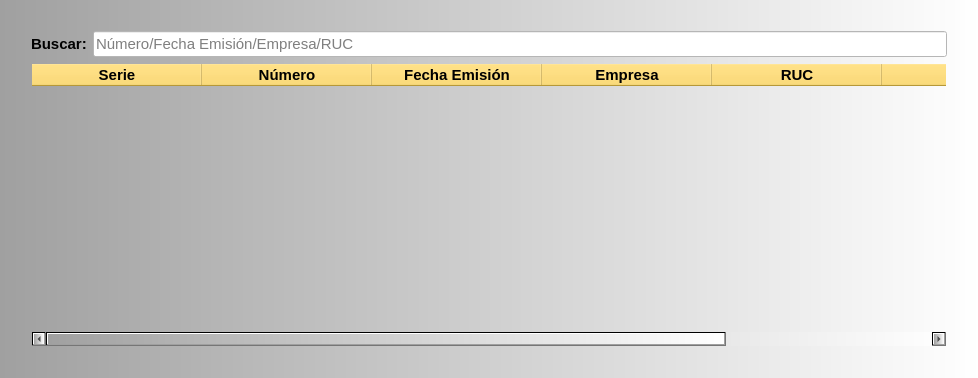
<?xml version="1.0" encoding="UTF-8"?>
<ui version="4.0">
 <class>Dialog</class>
 <widget class="QDialog" name="Dialog">
  <property name="geometry">
   <rect>
    <x>0</x>
    <y>0</y>
    <width>978</width>
    <height>378</height>
   </rect>
  </property>
  <property name="windowTitle">
   <string>Buscar Documento</string>
  </property>
  <property name="styleSheet">
   <string notr="true">background-color: qlineargradient(spread:pad, x1:0, y1:0, x2:1, y2:0, stop:0 rgba(160, 160, 160, 255), stop:1 rgba(255, 255, 255, 255));</string>
  </property>
  <layout class="QGridLayout" name="gridLayout_2">
   <item row="0" column="1">
    <spacer name="horizontalSpacer">
     <property name="orientation">
      <enum>Qt::Horizontal</enum>
     </property>
     <property name="sizeHint" stdset="0">
      <size>
       <width>796</width>
       <height>20</height>
      </size>
     </property>
    </spacer>
   </item>
   <item row="1" column="0">
    <spacer name="verticalSpacer_2">
     <property name="orientation">
      <enum>Qt::Vertical</enum>
     </property>
     <property name="sizeHint" stdset="0">
      <size>
       <width>20</width>
       <height>299</height>
      </size>
     </property>
    </spacer>
   </item>
   <item row="1" column="1">
    <layout class="QGridLayout" name="gridLayout">
     <item row="0" column="0">
      <layout class="QHBoxLayout" name="horizontalLayout">
       <item>
        <widget class="QLabel" name="label">
         <property name="font">
          <font>
           <pointsize>11</pointsize>
           <weight>75</weight>
           <bold>true</bold>
          </font>
         </property>
         <property name="styleSheet">
          <string notr="true">background-color: rgba(255, 255, 255, 0);</string>
         </property>
         <property name="text">
          <string>Buscar:</string>
         </property>
        </widget>
       </item>
       <item>
        <widget class="QLineEdit" name="lePalabra">
         <property name="font">
          <font>
           <pointsize>11</pointsize>
          </font>
         </property>
         <property name="styleSheet">
          <string notr="true">background-color: rgb(255, 255, 255);</string>
         </property>
         <property name="inputMask">
          <string/>
         </property>
         <property name="text">
          <string/>
         </property>
         <property name="placeholderText">
          <string>Número/Fecha Emisión/Empresa/RUC</string>
         </property>
        </widget>
       </item>
      </layout>
     </item>
     <item row="1" column="0">
      <widget class="QTreeWidget" name="twFacturacion">
       <property name="font">
        <font>
         <pointsize>11</pointsize>
        </font>
       </property>
       <property name="styleSheet">
        <string notr="true">QHeaderView::section
{
background-color: rgb(255, 213, 79);
}

QTreeWidget

{background-color: rgba(255, 255, 255, 0);}</string>
       </property>
       <attribute name="headerDefaultSectionSize">
        <number>170</number>
       </attribute>
       <column>
        <property name="text">
         <string>Serie</string>
        </property>
        <property name="font">
         <font>
          <pointsize>11</pointsize>
          <weight>75</weight>
          <bold>true</bold>
         </font>
        </property>
        <property name="textAlignment">
         <set>AlignCenter</set>
        </property>
       </column>
       <column>
        <property name="text">
         <string>Número</string>
        </property>
        <property name="font">
         <font>
          <pointsize>11</pointsize>
          <weight>75</weight>
          <bold>true</bold>
         </font>
        </property>
        <property name="textAlignment">
         <set>AlignCenter</set>
        </property>
       </column>
       <column>
        <property name="text">
         <string>Fecha Emisión</string>
        </property>
        <property name="font">
         <font>
          <pointsize>11</pointsize>
          <weight>75</weight>
          <bold>true</bold>
         </font>
        </property>
        <property name="textAlignment">
         <set>AlignCenter</set>
        </property>
       </column>
       <column>
        <property name="text">
         <string>Empresa</string>
        </property>
        <property name="font">
         <font>
          <pointsize>11</pointsize>
          <weight>75</weight>
          <bold>true</bold>
         </font>
        </property>
        <property name="textAlignment">
         <set>AlignCenter</set>
        </property>
       </column>
       <column>
        <property name="text">
         <string>RUC</string>
        </property>
        <property name="font">
         <font>
          <pointsize>11</pointsize>
          <weight>75</weight>
          <bold>true</bold>
         </font>
        </property>
        <property name="textAlignment">
         <set>AlignCenter</set>
        </property>
       </column>
       <column>
        <property name="text">
         <string>Total</string>
        </property>
        <property name="font">
         <font>
          <pointsize>11</pointsize>
          <weight>75</weight>
          <bold>true</bold>
         </font>
        </property>
        <property name="textAlignment">
         <set>AlignCenter</set>
        </property>
       </column>
       <column>
        <property name="text">
         <string>Estado</string>
        </property>
        <property name="font">
         <font>
          <pointsize>11</pointsize>
          <weight>75</weight>
          <bold>true</bold>
         </font>
        </property>
        <property name="textAlignment">
         <set>AlignCenter</set>
        </property>
       </column>
      </widget>
     </item>
    </layout>
   </item>
   <item row="2" column="1">
    <spacer name="horizontalSpacer_2">
     <property name="orientation">
      <enum>Qt::Horizontal</enum>
     </property>
     <property name="sizeHint" stdset="0">
      <size>
       <width>796</width>
       <height>20</height>
      </size>
     </property>
    </spacer>
   </item>
   <item row="1" column="2">
    <spacer name="verticalSpacer">
     <property name="orientation">
      <enum>Qt::Vertical</enum>
     </property>
     <property name="sizeHint" stdset="0">
      <size>
       <width>20</width>
       <height>299</height>
      </size>
     </property>
    </spacer>
   </item>
  </layout>
 </widget>
 <resources/>
 <connections/>
</ui>
